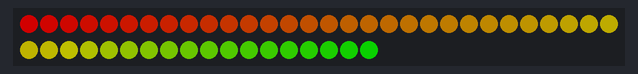
The sketch below on a simulated Arduino Uno, built for the host (arithmetic inside an expression is 32-bit, double 64-bit). Shown: 48 RGB LEDs in strip order, left to right, continuing on the next row. Dim RGB values are drawn brighter than linear.

Above: at 0.15 s.
At 1.06 s:
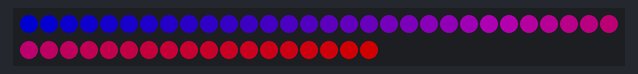
At 1.97 s:
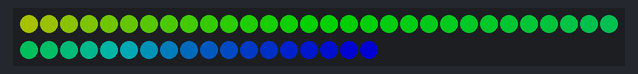
At 2.89 s:
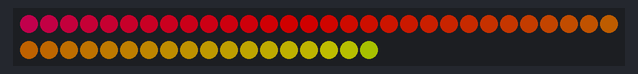
At 3.8 s:
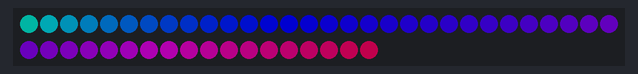

The sketch:

party_scarf_patterns.ino
```cpp
#include <FastLED.h>

#define LED_PIN     3
#define CLOCK_PIN   4
#define COLOR_ORDER GBR
#define CHIPSET     APA102
#define NUM_LEDS    48

#define BRIGHTNESS  120
#define FRAMES_PER_SECOND 200

CRGB leds[NUM_LEDS];
uint8_t wheelpos = 0;
unsigned long time;
unsigned long last_time;

#define NUM_PATTERNS 2

void fast_rainbow() {
  fill_rainbow(leds, NUM_LEDS, wheelpos, 2);
  wheelpos++;
  FastLED.delay(1000 / 200);
}

void slow_rainbow() {
  fill_rainbow(leds, NUM_LEDS, wheelpos, 2);
  wheelpos++;
  FastLED.delay(1000 / 30);
}


void (*p[NUM_PATTERNS]) ();
int pn = 0;

void setup() {
  //delay(3000); // sanity delay
  FastLED.addLeds<CHIPSET, LED_PIN, CLOCK_PIN, COLOR_ORDER>(leds, NUM_LEDS).setCorrection( TypicalLEDStrip );
  FastLED.setBrightness( BRIGHTNESS );
  p[0] = fast_rainbow;
  p[1] = slow_rainbow;
  last_time = millis();
}

void loop()
{
  time = millis();
  // Add entropy to random number generator; we use a lot of it.
  // random16_add_entropy( random());
  if (((time - last_time) / 1000) > 3) {
    pn++;
    if (pn > NUM_PATTERNS) {
      pn = 0;
    }
  }
  (*p[pn]) ();
  //rainbow(); // run simulation frame
  FastLED.show(); // display this frame
}
```
